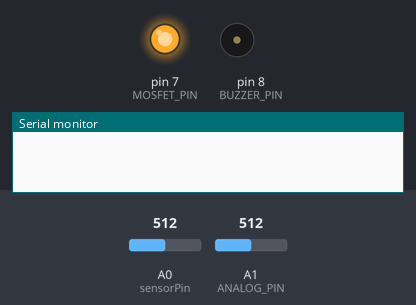
The sketch below on a simulated Arduino Uno, built with avr-gcc and run on an emulated ATmega328P. Shown: output pins drawn as LEDs (lit = HIGH), buzzer (waves = sounding, pin HIGH), the last lines printed to the serial monitor. The inputs (shaded band) are chosen by the test bench; at power-on: A1 (ANALOG_PIN) = 512, A0 (sensorPin) = 512. The modem accepts every AT command (registered, SIM ready, sends succeed) and sends nothing else; pins used as bus, display or sensor lines are not drawn.

Above: at 0.1 s.
At 12.2 s:
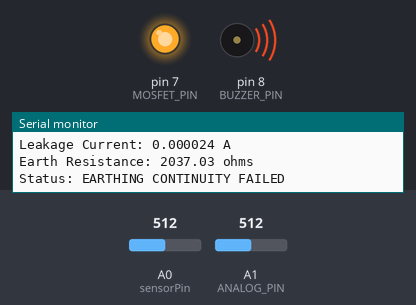
12.3 s: A1 (ANALOG_PIN) set to 0
At 12.9 s:
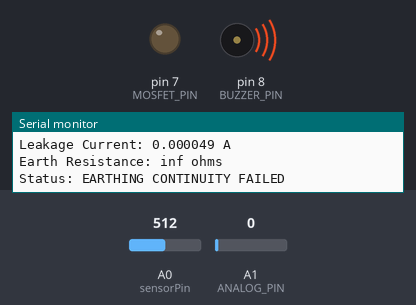
Timing chart, 0 to 25.4 s (numbered marks = the images above; inputs shaded):
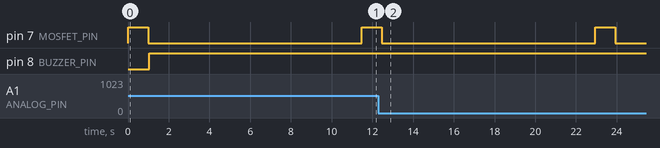

The sketch:

earthing_monitor.ino
```cpp
#include <SoftwareSerial.h>

// Constants for the ADC pin and smoothing capacitor
const int sensorPin = A0;  // Input pin for the voltage across the burden resistor
const int numReadings = 100;  // Number of readings to average
const int MOSFET_PIN = 7;     // Pin to control MOSFET gate
const int ANALOG_PIN = A1;    // Pin to read voltage across Rref
const float Rref = 1000.0;    // Reference resistor value in ohms
const float THRESHOLD = 50.0; // Threshold resistance for continuity in ohms
const int BUZZER_PIN = 8;     // Pin to control buzzer
const int RESET_PIN = 9;      // GSM module reset pin

// Variables for storing readings and the averaged value
int readings[numReadings];  // Array to store multiple readings
int readIndex = 0;  // Current reading index
long total = 0;  // Running total of readings
int averageReading = 0;  // The averaged reading

// GSM Module pins
SoftwareSerial GSM(10, 11); // RX, TX

void setup() {
  Serial.begin(9600);            // Start serial communication
  GSM.begin(9600);               // Initialize GSM module

  pinMode(MOSFET_PIN, OUTPUT);   // Set MOSFET gate pin as output
  digitalWrite(MOSFET_PIN, LOW); // Ensure MOSFET is OFF initially

  pinMode(BUZZER_PIN, OUTPUT);   // Set buzzer pin as output
  digitalWrite(BUZZER_PIN, LOW); // Ensure buzzer is OFF initially

  pinMode(RESET_PIN, OUTPUT);    // Set GSM module reset pin as output
  digitalWrite(RESET_PIN, HIGH); // Ensure GSM is not in reset state

  // Initialize all readings to 0
  for (int i = 0; i < numReadings; i++) {
    readings[i] = 0;
  }
}

void sendSMS(const String &message) {
  GSM.println("AT+CMGF=1");        // Set SMS mode to text
  delay(100);
  GSM.println("AT+CMGS=\"+xxxxxxxxxxxx\""); // Replace xxxxxxxxxxxx with recipient's phone number
  delay(100);
  GSM.print(message);
  delay(100);
  GSM.write(26);                 // Send Ctrl+Z to send the message
  delay(5000);                   // Wait for message to be sent
}

void resetGSM() {
  digitalWrite(RESET_PIN, LOW);   // Pull reset pin low
  delay(100);                    // Wait 100 ms
  digitalWrite(RESET_PIN, HIGH); // Pull reset pin high
  delay(2000);                   // Wait for GSM module to restart
}

void loop() {
  // Leakage Current Measurement
  total -= readings[readIndex];
  readings[readIndex] = analogRead(sensorPin);
  total += readings[readIndex];
  readIndex = (readIndex + 1) % numReadings;
  averageReading = total / numReadings;

  float voltage = (averageReading / 1023.0) * 5.0;  // Convert ADC value to voltage
  float current = voltage / 1000.0;  // Current through burden resistor (1kΩ)

  // Earth Resistance Measurement
  digitalWrite(MOSFET_PIN, HIGH);
  delay(1000); // Allow system to stabilize

  int adcValue = analogRead(ANALOG_PIN);
  float voltageRref = (adcValue / 1023.0) * 5.0; // Voltage across Rref
  float testCurrent = voltageRref / Rref;        // Test current through Rref
  float earthResistance = (7.6 - voltageRref) / testCurrent; // Calculate earth resistance

  digitalWrite(MOSFET_PIN, LOW);

  // Output results to Serial Monitor
  Serial.print("Leakage Current: ");
  Serial.print(current, 6);
  Serial.println(" A");

  Serial.print("Earth Resistance: ");
  Serial.print(earthResistance);
  Serial.println(" ohms");

  // Check for faults and activate buzzer if necessary
  bool fault = false;
  if (earthResistance >= THRESHOLD) {
    Serial.println("Status: EARTHING CONTINUITY FAILED");
    fault = true;
  } else {
    Serial.println("Status: EARTHING CONTINUITY OK");
  }

  if (current > 0.005) { // Example threshold for leakage current
    Serial.println("Status: LEAKAGE CURRENT DETECTED");
    fault = true;
  }

  if (fault) {
    digitalWrite(BUZZER_PIN, HIGH); // Activate buzzer
  } else {
    digitalWrite(BUZZER_PIN, LOW);  // Deactivate buzzer
  }

  // Create message and send SMS
  String message = "Leakage Current: ";
  message += String(current, 6) + " A\n";
  message += "Earth Resistance: ";
  message += String(earthResistance) + " ohms\n";

  if (earthResistance < THRESHOLD) {
    message += "Status: EARTHING CONTINUITY OK\n";
  } else {
    message += "Status: EARTHING CONTINUITY FAILED\n";
  }

  if (current > 0.005) {
    message += "Status: LEAKAGE CURRENT DETECTED";
  }

  sendSMS(message);

  delay(5000); // Wait before the next check
}
```
